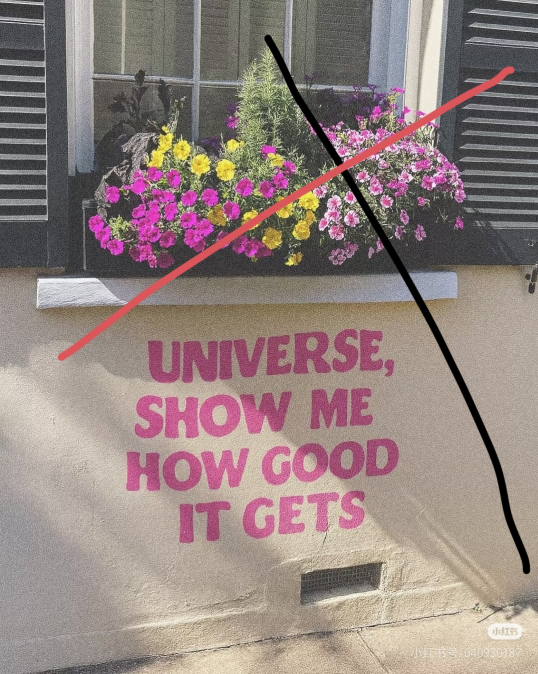
#> input picture 1.jpg, 1076 x 1348 px (shown at 1/2 size)
$ python -i text_recognizer.py   (imports and definitions only)   (older library calls are emulated)
#> lines starting #> are read from the running program, lines starting #| are printed output that depends on the picture; after the words box and inside, x2 and y2 are one past the last pixel; in counts of white or black regions, pixels touching at a corner belong together
import pytesseract
import cv2
import os
import numpy as np

TESSERACT_PATH = r"D:\Ocr\tesseract.exe"

# [5 lines left out: function setup_tesseract, not called in this run]

def resize_image(image, scale):
    height, width = image.shape[:2]
    new_height = int(height * scale)
    new_width = int(width * scale)
    resized = cv2.resize(image, (new_width, new_height), interpolation=cv2.INTER_CUBIC)
    return resized

def to_grayscale(image):
    if len(image.shape) == 3:
        return cv2.cvtColor(image, cv2.COLOR_BGR2GRAY)
    return image

def threshold_otsu(gray):
    _, thresh = cv2.threshold(gray, 0, 255, cv2.THRESH_BINARY + cv2.THRESH_OTSU)
    return thresh

def threshold_adaptive(gray):
    thresh = cv2.adaptiveThreshold(
        gray, 255, cv2.ADAPTIVE_THRESH_GAUSSIAN_C,
        cv2.THRESH_BINARY, 11, 2
    )
    return thresh

def invert(gray):
    return cv2.bitwise_not(gray)

def denoise_median(gray):
    return cv2.medianBlur(gray, 3)

def denoise_gaussian(gray):
    return cv2.GaussianBlur(gray, (3, 3), 0)

def sharpen(gray):
    kernel = np.array([[0, -1, 0],
                       [-1, 5, -1],
                       [0, -1, 0]])
    return cv2.filter2D(gray, -1, kernel)

def enhance_contrast(gray):
    clahe = cv2.createCLAHE(clipLimit=2.0, tileGridSize=(8, 8))
    return clahe.apply(gray)

def create_preprocess_variants(image_path):
#> called with image_path = '1.jpg'
    img = cv2.imread(image_path)
#> img is the input picture: shape (1348, 1076, 3); mean B, G, R 127.4, 131.3, 148.2
    if img is None:
        raise ValueError(f"无法读取图片: {image_path}")

    variants = []

    gray = to_grayscale(img)
#> in to_grayscale, `return cv2.cvtColor(image, cv2.COLOR_BGR2GRAY)`:
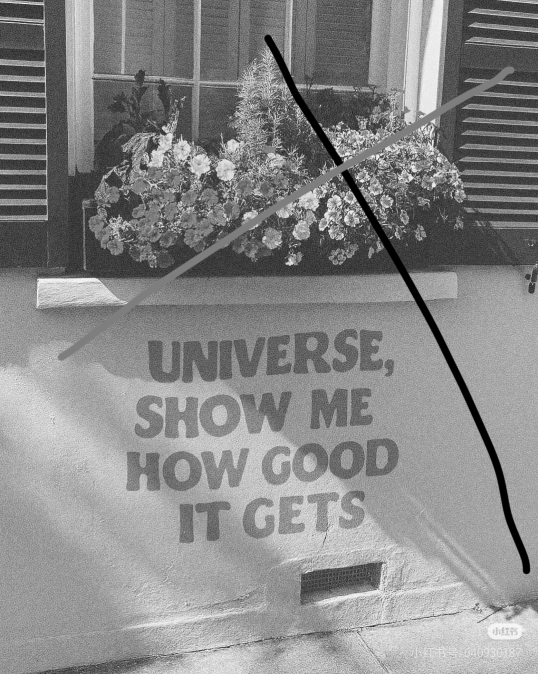
#> returned value: shape (1348, 1076) (shown at 1/2 size); min 0, max 255, mean 135.9

    for scale in [1, 2, 3, 4]:
        if scale == 1:
            scaled = gray
        else:
            scaled = resize_image(gray, scale)

        variants.append((f"scale_{scale}_gray", scaled))

        otsu = threshold_otsu(scaled)
        variants.append((f"scale_{scale}_otsu", otsu))

        adaptive = threshold_adaptive(scaled)
        variants.append((f"scale_{scale}_adaptive", adaptive))

        inverted = invert(scaled)
        variants.append((f"scale_{scale}_inverted", inverted))

        inverted_otsu = invert(otsu)
        variants.append((f"scale_{scale}_inverted_otsu", inverted_otsu))

        denoised = denoise_median(scaled)
        variants.append((f"scale_{scale}_denoised", denoised))

        denoised_otsu = threshold_otsu(denoised)
        variants.append((f"scale_{scale}_denoised_otsu", denoised_otsu))

        sharpened = sharpen(scaled)
        variants.append((f"scale_{scale}_sharpened", sharpened))

        sharpened_otsu = threshold_otsu(sharpened)
        variants.append((f"scale_{scale}_sharpened_otsu", sharpened_otsu))

        enhanced = enhance_contrast(scaled)
        variants.append((f"scale_{scale}_enhanced", enhanced))

        enhanced_otsu = threshold_otsu(enhanced)
        variants.append((f"scale_{scale}_enhanced_otsu", enhanced_otsu))
#> this loop made 4 passes
#> pass 1, in threshold_otsu, `_, thresh = cv2.threshold(gray, 0, 255, cv2.THRESH_BINARY + cv2.THRESH..`:
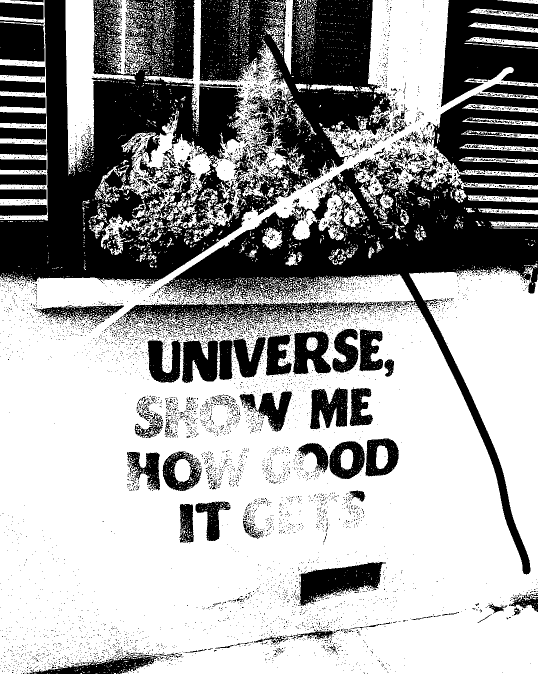
#> thresh: shape (1348, 1076) (shown at 1/2 size); 63.5% white; 7114 black regions (6849 under 20 px), largest, box (x1, y1, x2, y2) and area: (0, 0, 785, 572) 223843, (318, 295, 1076, 1149) 107248, (882, 0, 1076, 214) 26871
#> pass 1, in threshold_adaptive, `thresh = cv2.adaptiveThreshold( gray, 255, cv2.ADAPTIVE_THRESH_GAUSSIA..`:
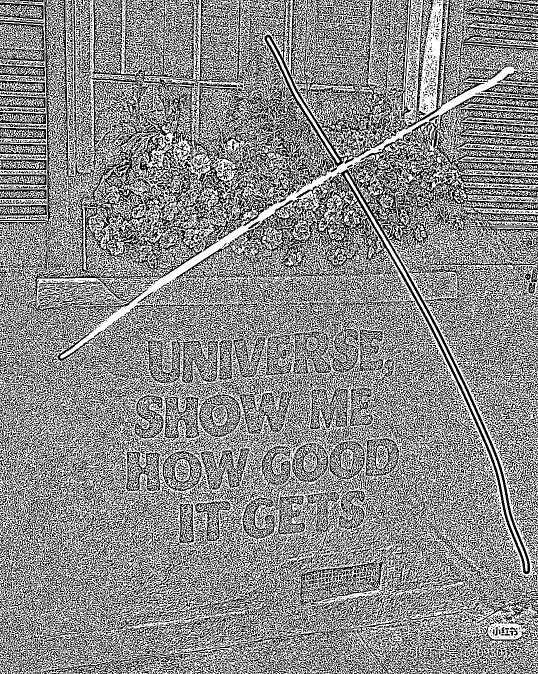
#> thresh: shape (1348, 1076) (shown at 1/2 size); 54.7% white; black in thin lines or dots
#> pass 1, in create_preprocess_variants, `inverted = invert(scaled)`:
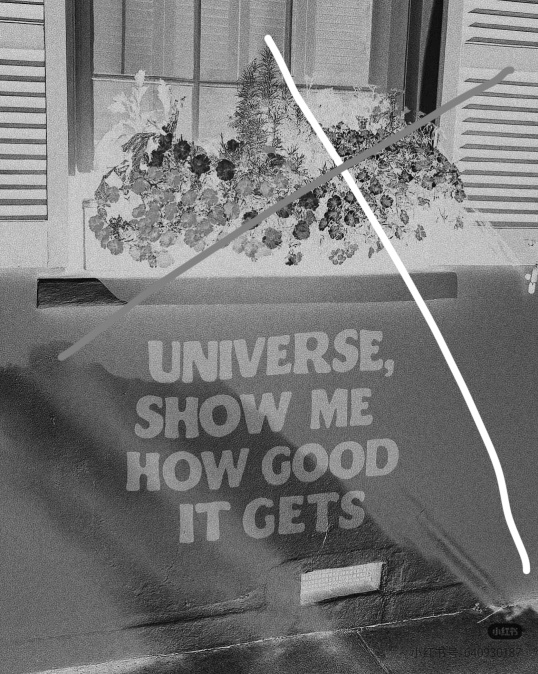
#> inverted: shape (1348, 1076) (shown at 1/2 size); min 0, max 255, mean 119.1
#> after the loop:
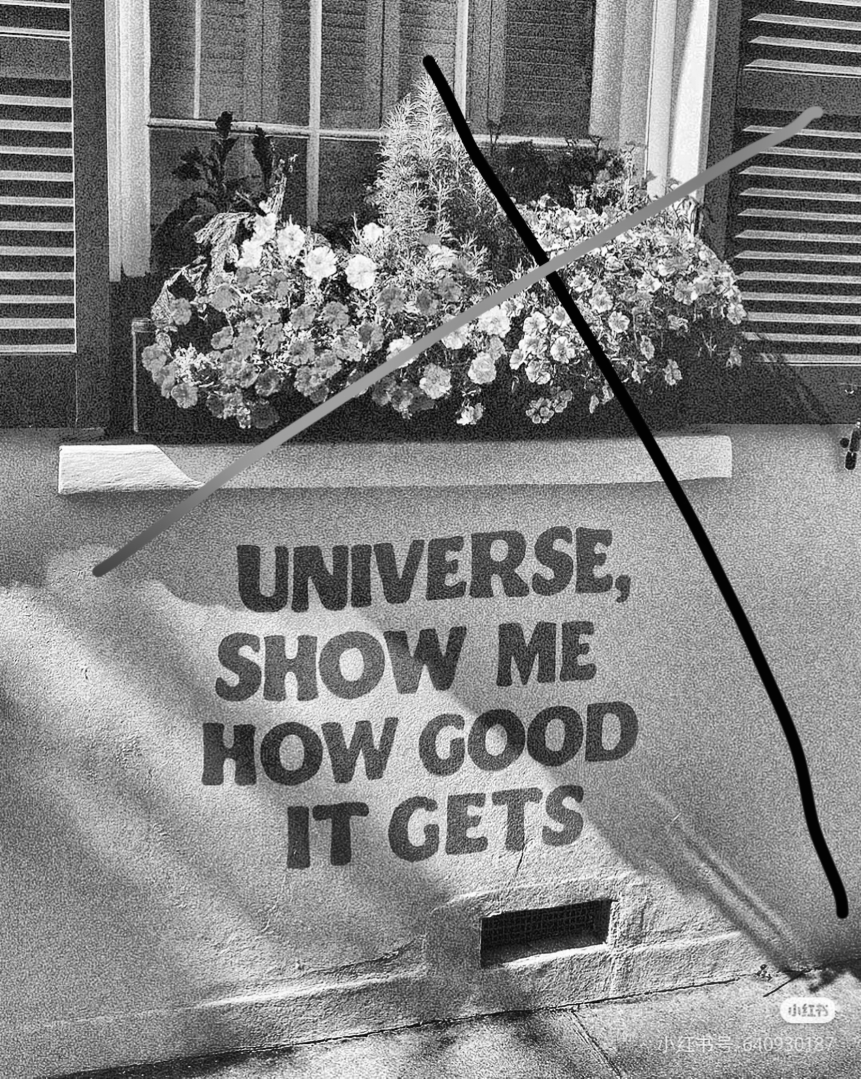
#> enhanced: shape (5392, 4304) (shown at 1/5 size); min 2, max 255, mean 131
#> after the loop:
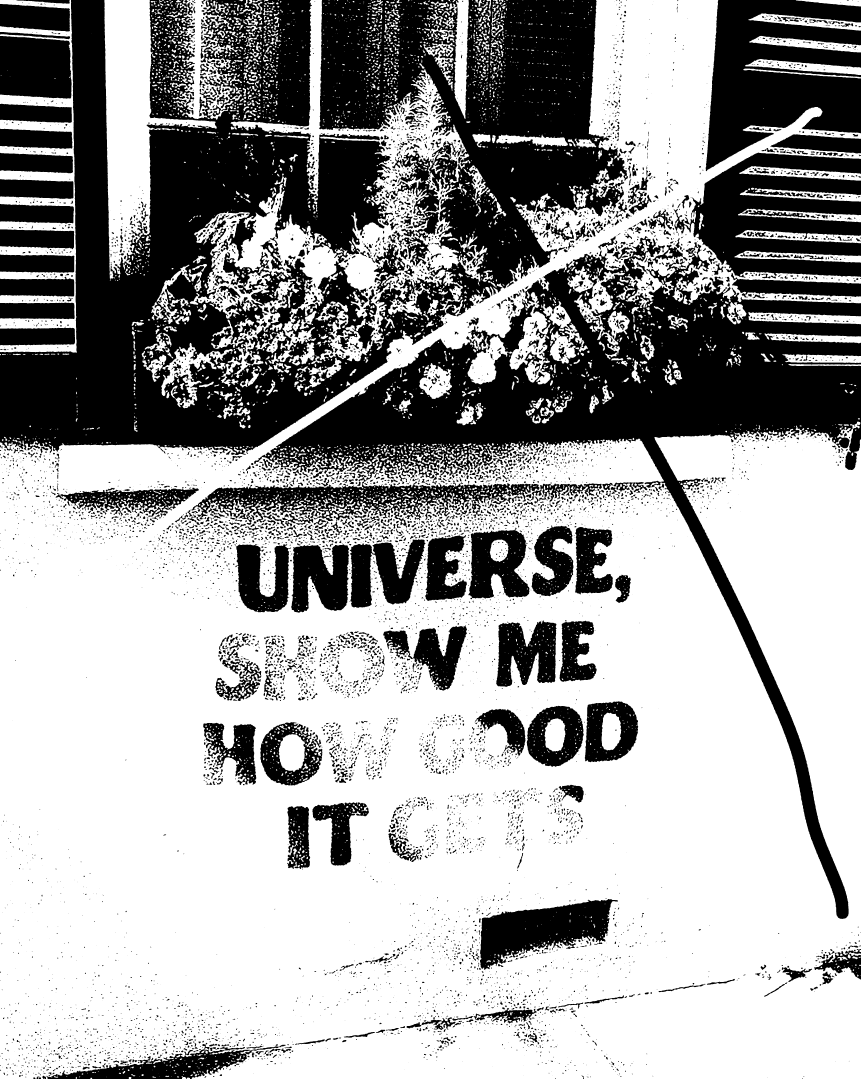
#> otsu: shape (5392, 4304) (shown at 1/5 size); 63.6% white; 8791 black regions (3785 under 20 px), largest, box (x1, y1, x2, y2) and area: (0, 0, 3140, 2275) 3573973, (1271, 1181, 4304, 4595) 1708913, (3528, 0, 4304, 856) 429045
#> after the loop, variants = 44 items

    return variants

# [126 lines left out: functions is_valid_word, count_valid_words, recognize_with_configs, select_best_result, recognize_text, not called in this run]

# [7 lines not run here, left out]

>>> result = create_preprocess_variants('1.jpg')
#> result = 44 items

$ run again, on restored.jpg
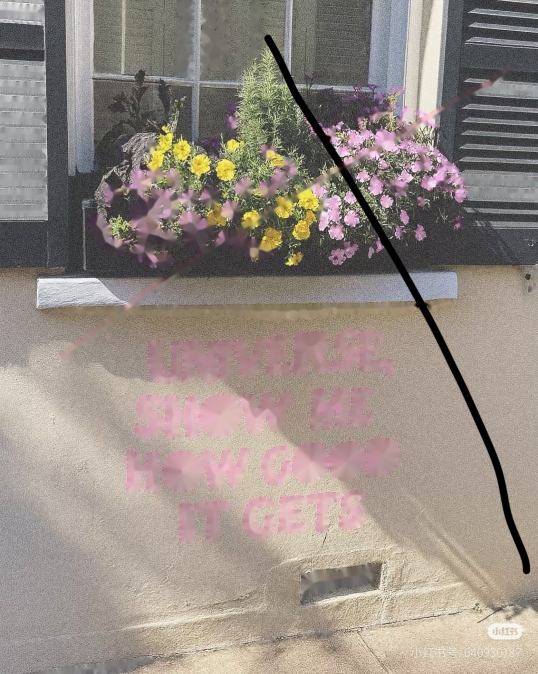
#> input picture restored.jpg, 1076 x 1348 px (shown at 1/2 size)
#> in create_preprocess_variants, img is the input picture: shape (1348, 1076, 3); mean B, G, R 132.2, 139.9, 150.7
#> the loop in create_preprocess_variants, `for scale in [1, 2, 3, 4]:` made 4 passes
#> pass 1, in threshold_adaptive, `thresh = cv2.adaptiveThreshold( gray, 255, cv2.ADAPTIVE_THRESH_GAUSSIA..`:
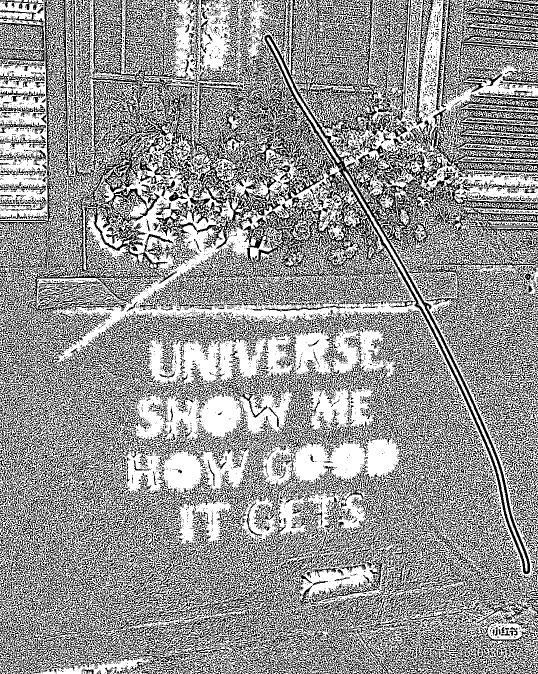
#> thresh: shape (1348, 1076) (shown at 1/2 size); 59.2% white; black in thin lines or dots
#> after the loop in create_preprocess_variants, `for scale in [1, 2, 3, 4]:`:
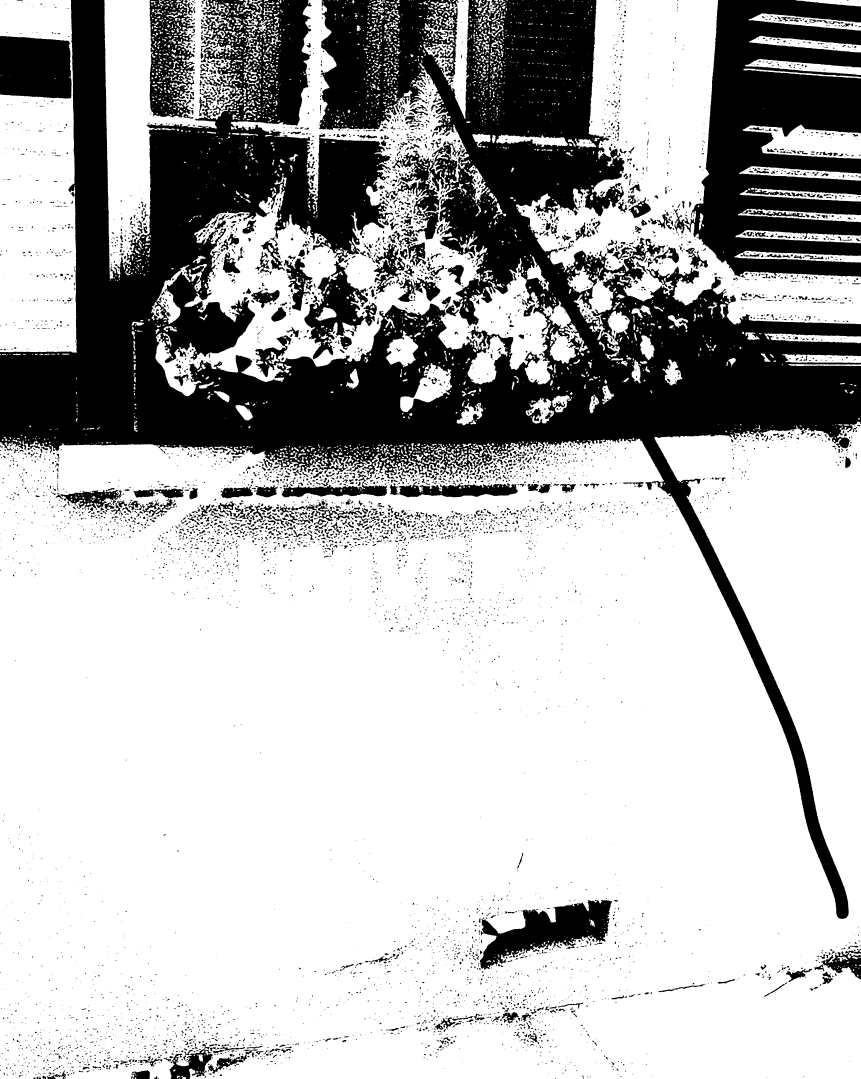
#> otsu: shape (5392, 4304) (shown at 1/5 size); 71.3% white; 7481 black regions (3541 under 20 px), largest, box (x1, y1, x2, y2) and area: (0, 0, 4304, 4594) 4938428, (3369, 0, 4304, 1388) 799356, (2400, 4499, 3060, 4849) 103712
#> after the loop in create_preprocess_variants, `for scale in [1, 2, 3, 4]:`: variants = 44 items
